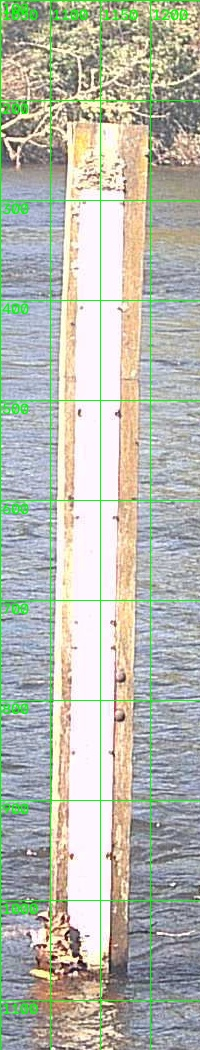
#> input picture data/board_pa.jpg, 200 x 1050 px
$ python -i enhance.py   (imports and definitions only)
#> lines starting #> are read from the running program, lines starting #| are printed output that depends on the picture; after the words box and inside, x2 and y2 are one past the last pixel; in counts of white or black regions, pixels touching at a corner belong together
#> further down, picture is the input picture: shape (1050, 200, 3); mean B, G, R 174.3, 186.1, 182.2
"""Enhancement operators the agent can ask for on a re-read."""

import cv2
import numpy as np


def clahe(image: np.ndarray, clip: float = 3.0) -> np.ndarray:
    lab = cv2.cvtColor(image, cv2.COLOR_BGR2LAB)
    lab[:, :, 0] = cv2.createCLAHE(clipLimit=clip, tileGridSize=(4, 4)).apply(lab[:, :, 0])
    return np.asarray(cv2.cvtColor(lab, cv2.COLOR_LAB2BGR))


def mask_glare(image: np.ndarray) -> np.ndarray:
    hsv = cv2.cvtColor(image, cv2.COLOR_BGR2HSV)
#> hsv: shape (1050, 200, 3); mean H, S, V 77.6, 42, 198
    mask = ((hsv[:, :, 2] > 240) & (hsv[:, :, 1] < 40)).astype(np.uint8) * 255
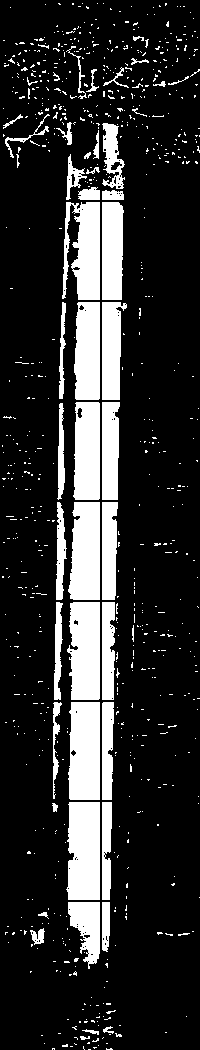
#> mask: shape (1050, 200); 18.5% white; 781 white regions (730 under 20 px), largest, box (x1, y1, x2, y2) and area: (66, 802, 100, 900) 3063, (68, 702, 100, 800) 2934, (67, 602, 100, 700) 2839
    mask = np.asarray(cv2.dilate(mask, np.ones((5, 5), np.uint8)))
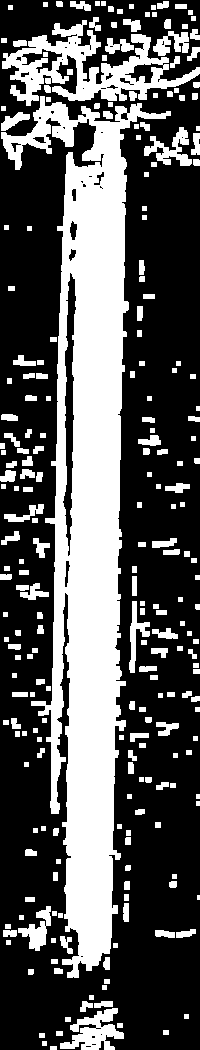
#> mask: shape (1050, 200); 34.5% white; 245 white regions (1 under 20 px), largest, box (x1, y1, x2, y2) and area: (1, 96, 171, 978) 49971, (2, 20, 200, 106) 6154, (60, 1008, 124, 1050) 1363
    return np.asarray(cv2.inpaint(image, mask, 7, cv2.INPAINT_TELEA))
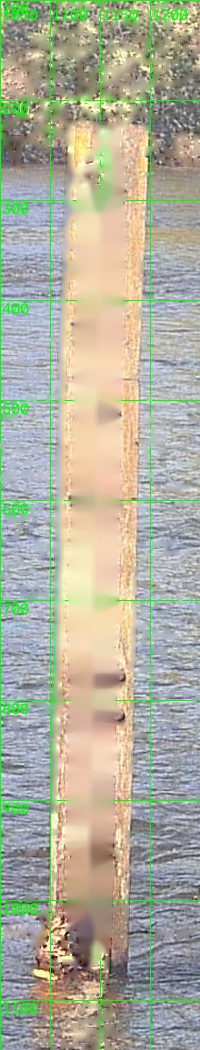
#> returned value: shape (1050, 200, 3); mean of channels 0, 1, 2 156.4, 174.3, 174.2; drawn as B, G, R


def gamma(image: np.ndarray, g: float = 1.4) -> np.ndarray:
    table = (np.linspace(0, 1, 256) ** (1 / g) * 255).astype(np.uint8)
    return np.asarray(cv2.LUT(image, table))


def apply_op(image: np.ndarray, op: str) -> np.ndarray:
    if op == "clahe":
        return clahe(image)
    if op == "mask_glare":
        return mask_glare(image)
    if op == "gamma":
        return gamma(image)
    raise ValueError(f"unknown enhance op: {op}")

>>> import cv2
>>> picture = cv2.imread('../../data/board_pa.jpg')
>>> result = mask_glare(picture)

$ run again, on data/check_in_overland.jpg
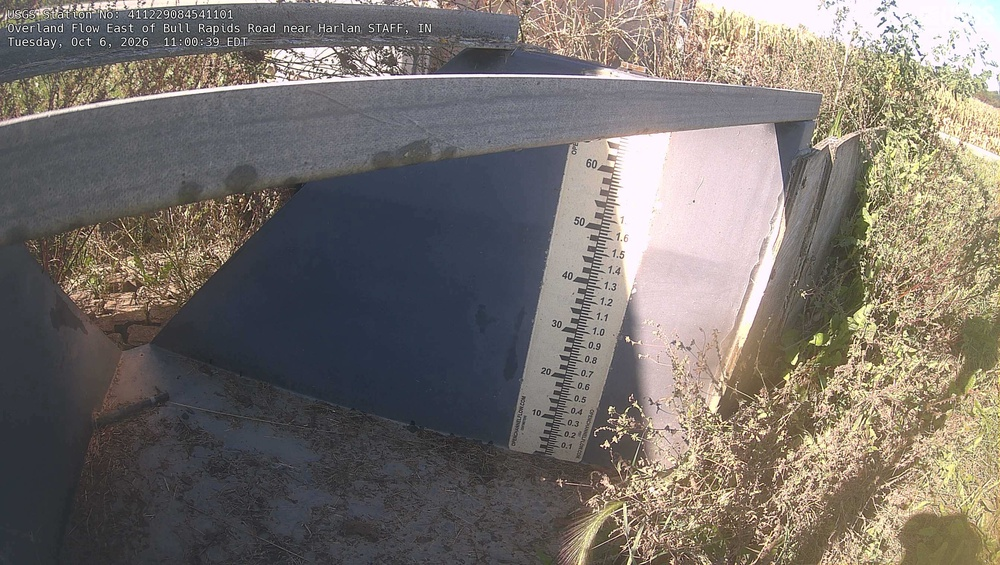
#> input picture data/check_in_overland.jpg, 1000 x 565 px, shrunk from 2688 x 1520 before the run
#> picture is the input picture: shape (565, 1000, 3); mean B, G, R 108.9, 114.1, 120.4
#> hsv: shape (565, 1000, 3); mean H, S, V 73.2, 48.2, 125.7
#> in mask_glare, `mask = ((hsv[:, :, 2] > 240) & (hsv[:, :, 1] < 40)).astype(np.uint8) *..`:
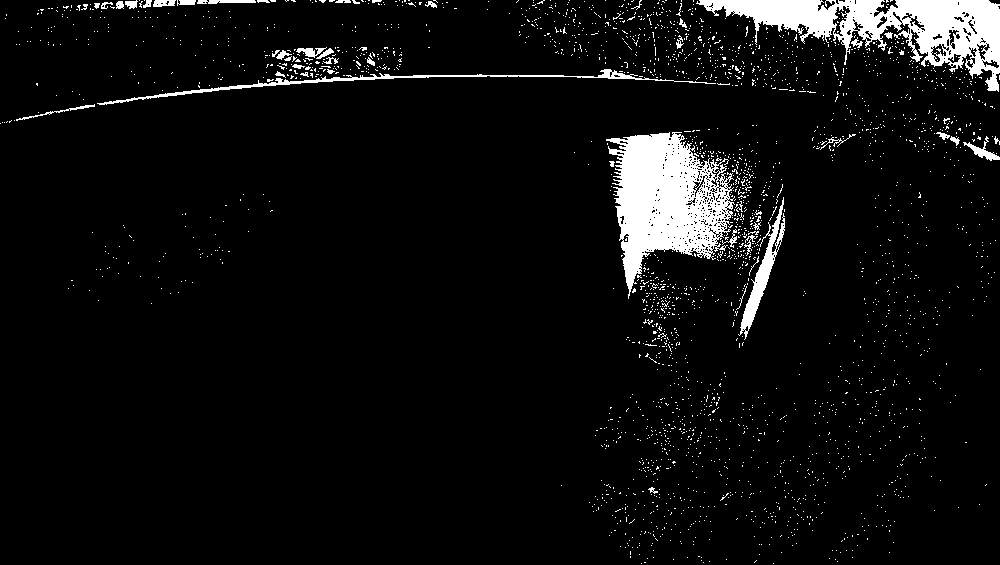
#> mask: shape (565, 1000); 5.7% white; 2585 white regions (2536 under 20 px), largest, box (x1, y1, x2, y2) and area: (606, 132, 735, 299) 11413, (696, 0, 1000, 92) 10510, (97, 69, 716, 105) 1676
#> in mask_glare, `return np.asarray(cv2.inpaint(image, mask, 7, cv2.INPAINT_TELEA))`:
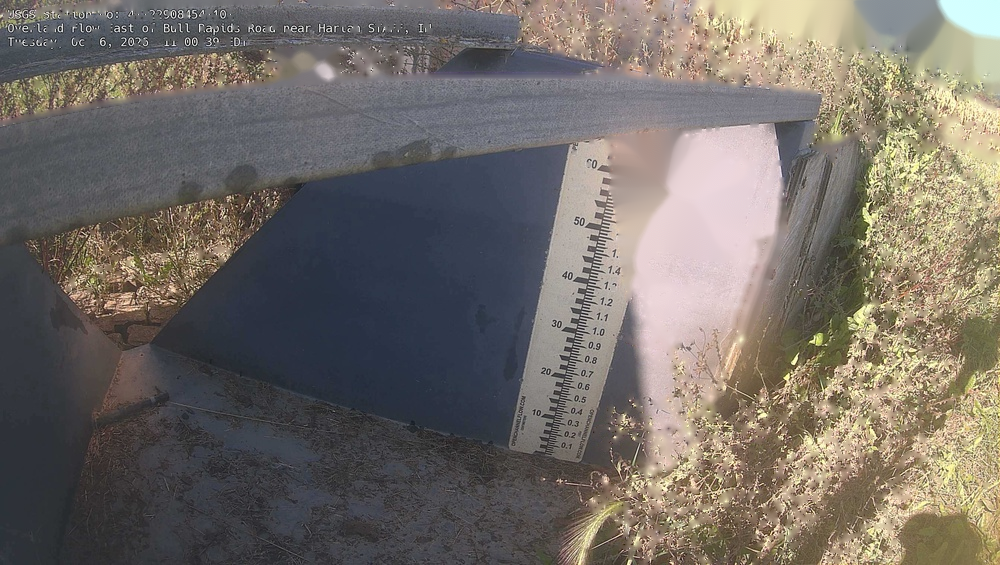
#> returned value: shape (565, 1000, 3); mean of channels 0, 1, 2 103.7, 109.8, 116.1; drawn as B, G, R
